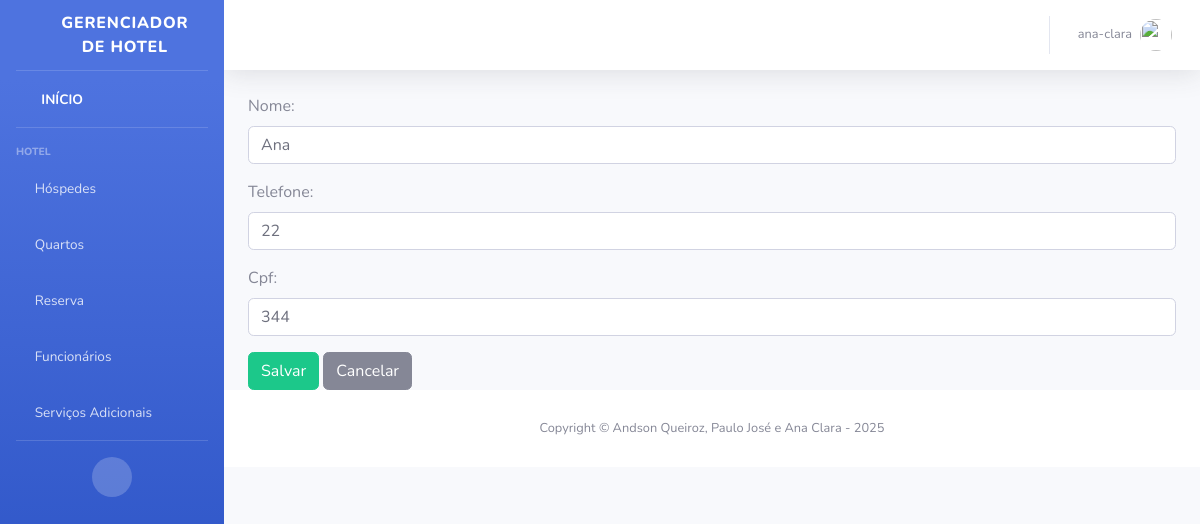
The page /editar-hospede/344/ (signed in) on the database its author committed.
### clientes/models.py (models this page shows, shortened)
class Hospede(models.Model):
    nome = models.CharField(max_length=100)
    telefone = models.CharField(max_length=20)
    ativo = models.BooleanField(default=False)
    cpf = models.CharField(primary_key=True, max_length=14)

### clientes/views.py (the view)
# urls.py: path('editar-hospede/<int:cpf>/', views.editar_hospede, name='editar_hospede'),
@login_required
def editar_hospede(request, cpf):
    hospede = get_object_or_404(Hospede, cpf=cpf)
    form = HospedeForm(request.POST or None, instance=hospede)
    if form.is_valid():
        form.save()
        return redirect('listar_hospedes')
    return render(request, 'hospedes/form.html', {'form': form})

### clientes/forms.py
class HospedeForm(forms.ModelForm):
    class Meta:
        model = Hospede
        fields = ['nome', 'telefone', 'cpf']
        widgets = {
            'nome': forms.TextInput(attrs={'class': 'form-control'}),
            'telefone': forms.TextInput(attrs={'class': 'form-control'}),
            'cpf': forms.TextInput(attrs={'class': 'form-control'})
        }

### templates/hospedes/form.html (shortened to what this page needs)
{% extends 'base.html' %}
{% block content %}
<div class="container-fluid">
  <form method="post">
    {{ form.as_p }}
    <button type="submit" class="btn btn-success">Salvar</button>
    <a href="{% url 'listar_hospedes' %}" class="btn btn-secondary">Cancelar</a>
  </form>
</div>
{% endblock %}

### templates/base.html (shortened to what this page needs)
<!DOCTYPE html>
<html lang="en">
{% load static %}
<head>
    <link href="{% static 'vendor/fontawesome-free/css/all.min.css' %}" rel="stylesheet" type="text/css">
    <link href="{% static 'css/sb-admin-2.min.css' %}" rel="stylesheet">
</head>
<body id="page-top d-flex flex-column min-vh-100">
    <div id="wrapper">
        <ul class="navbar-nav bg-gradient-primary sidebar sidebar-dark accordion" id="accordionSidebar">
            <a class="sidebar-brand d-flex align-items-center justify-content-center" href="index.html">
                <div class="sidebar-brand-icon rotate-n-15">
                    <i class="fas fa-laugh-wink"></i>
                </div>
                <div class="sidebar-brand-text mx-3">Gerenciador de HOTEL</div>
            </a>
            <hr class="sidebar-divider my-0">
            <li class="nav-item active">
                <a class="nav-link" href="{% url 'listar_tudo' %}">
                    <i class="fas fa-fw fa-tachometer-alt"></i>
                    <span>INÍCIO</span></a>
            </li>
            <hr class="sidebar-divider">
            <div class="sidebar-heading">
                Hotel
            </div>
            <li class="nav-item">
                <a class="nav-link collapsed" href="#" data-toggle="collapse" data-target="#collapseTwo"
                    aria-expanded="true" aria-controls="collapseTwo">
                    <i class="fas fa-suitcase-rolling"></i>
                    <span>Hóspedes</span>
                </a>
            </li>
            <li class="nav-item">
                <a class="nav-link collapsed" href="#" data-toggle="collapse" data-target="#collapseUtilities"
                    aria-expanded="true" aria-controls="collapseUtilities">
                    <i class="fas fa-bed"></i>
                    <span>Quartos</span>
                </a>
            </li>
            <li class="nav-item">
                <a class="nav-link collapsed" href="#" data-toggle="collapse" data-target="#collapseReserva"
                    aria-expanded="true" aria-controls="collapseReserva">
                    <i class="fas fa-hotel"></i>
                    <span>Reserva</span>
                </a>
            </li>
            <li class="nav-item">
                <a class="nav-link collapsed" href="#" data-toggle="collapse" data-target="#collapseFuncionarios"
                    aria-expanded="true" aria-controls="collapseFuncionarios">
                    <i class="fas fa-user-tie"></i>
                    <span>Funcionários</span>
                </a>
            </li>
             <li class="nav-item">
                <a class="nav-link collapsed" href="#" data-toggle="collapse" data-target="#collapseServicos"
                    aria-expanded="true" aria-controls="collapseServicos">
                    <i class="fas fa-concierge-bell"></i>
                    <span>Serviços Adicionais</span>
                </a>
            </li>
            <hr class="sidebar-divider d-none d-md-block">
            <div class="text-center d-none d-md-inline">
                <button class="rounded-circle border-0" id="sidebarToggle"></button>
            </div>
        </ul>
        <div id="content-wrapper" class="d-flex flex-column">
            <main id="content" class="flex-fill">
                <nav class="navbar navbar-expand navbar-light bg-white topbar mb-4 static-top shadow">
                    <ul class="navbar-nav ml-auto">
                        {% if user.is_authenticated %}
                        <li class="nav-item dropdown no-arrow">
                            <a class="nav-link dropdown-toggle" href="#" id="userDropdown" role="button"
                                data-toggle="dropdown" aria-haspopup="true" aria-expanded="false">
                                <span class="mr-2 d-none d-lg-inline text-gray-600 small">{{ user.username }}</span>
                                <img class="img-profile rounded-circle" src="{% static 'img/undraw_profile.svg' %}">
                            </a>
                        </li>
                    {% else %}
                        <li class="nav-item">
                            <a class="nav-link" href="{% url 'login' %}">Login</a>
                        </li>
                    {% endif %}
                    </ul>
                </nav>
                {% block content %}{% endblock %}
            <footer class="footer sticky-footer bg-white">
                <div class="container my-auto">
                    <div class="copyright text-center my-auto">
                        <span>Copyright &copy; Andson Queiroz, Paulo José e Ana Clara - 2025</span>
                    </div>
                </div>
            </footer>
        </div>
    </div>
</body>
</html>

### rows shown on the page
Hospede: nome "Ana", telefone "22", cpf "344"

### other values the page prints
{{ user.username }} "ana-clara"
